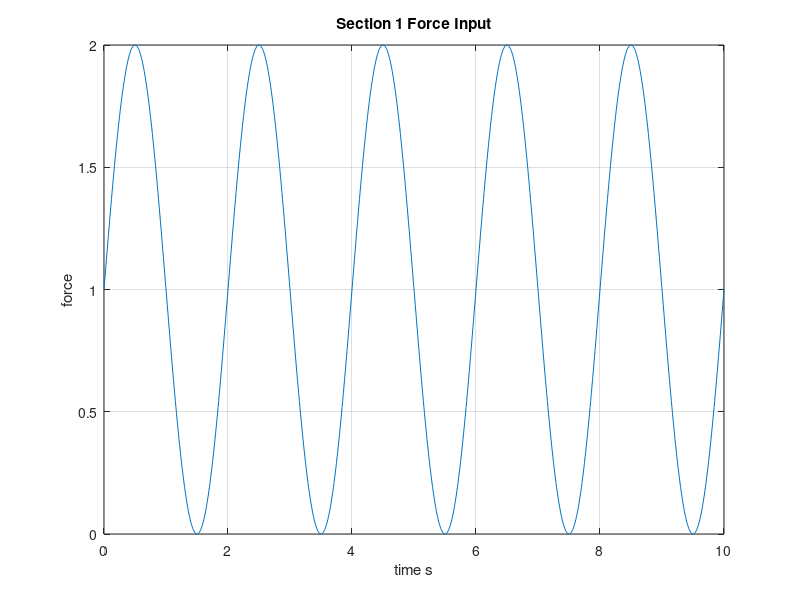

Recreate this plot in MATLAB. (Note: this script raises an error after producing the figure.)
%%part 1
dt = 0.01;
t = 0:dt:10;
%0.5 Hz sine wave to verify its done wel 
F1 = 1 + sin(2*pi*0.5*t);
figure;
plot(t,F1);
xlabel('time s');
ylabel('force');
title('Section 1 Force Input');
grid on;

%maxwell force funciton 
xR0 = 0;

[x1, xR1] = maxwellForced(F1, 1,   1, xR0, dt);
[x2, xR2] = maxwellForced(F1, 2,   1, xR0, dt);
[x3, xR3] = maxwellForced(F1, 0.5, 2, xR0, dt);
figure;
plot(t,x1); hold on;
plot(t,xR1);
plot(t,x2);
plot(t,xR2);
plot(t,x3);
plot(t,xR3);
xlabel('time s');
ylabel('length');
title('Maxwell Model Lengths');
legend('x: R=1,E=1','x_R: R=1,E=1', ...
       'x: R=2,E=1','x_R: R=2,E=1', ...
       'x: R=0.5,E=2','x_R: R=0.5,E=2');
grid on;

%increasing r reduces flow because of the derivative so larger r gives slower graph. smaller r
%gives faster graph. Increaesing E reduces the F/E step elastic
%displacement become smaller. in cyclic cycles the spring gives osicalltion
%changes in length hile the r becomes slower making it creep. 
%% section 2
% 0.5 Hz sine wave, min = -1, max = 1
F2 = sin(2*pi*0.5*t);

figure;
plot(t,F2);
xlabel('Time (s)');
ylabel('Force');
title('Section 2 Force Input');
grid on;

[x1_loop] = maxwellForced(F2, 1, 1, xR0, dt);
[x2_loop] = maxwellForced(F2, 2, 1, xR0, dt);
[x3_loop] = maxwellForced(F2, 1, 2, xR0, dt);

figure;
plot(x1_loop,F2); hold on;
plot(x2_loop,F2);
plot(x3_loop,F2);
xlabel('displacmenet x');
ylabel('force F');
title('maxwell force length loops');
legend('R=1,E=1','R=2,E=1','R=1,E=2');
grid on;

%increasing r reduces flow because of the derivative so larger r gives slower graph. smaller r
%gives faster graph. Increaesing E reduces the F/E step elastic
%displacement become smaller. in cyclic cycles the spring gives osicalltion
%changes in length hile the r becomes slower making it creep. 
%% section 3
F3 = zeros(size(t));
F3(t > 1) = 1;

figure;
plot(t,F3);
xlabel('time s');
ylabel('force');
title('section 3 step force');
grid on;
x0 = 0;
x_v1 = voigtForced(F3, 1, 1, dt, x0);
x_v2 = voigtForced(F3, 2, 1, dt, x0);
x_v3 = voigtForced(F3, 2, 2, dt, x0);
x_v4 = voigtForced(F3, 4, 2, dt, x0);
figure;
plot(t,x_v1); hold on;
plot(t,x_v2);
plot(t,x_v3);
plot(t,x_v4);
xlabel('time s');
ylabel('displacment x');
title('Voigt');
legend('R=1,E=1','R=2,E=1','R=2,E=2','R=4,E=2');
grid on;

% the response speed depends on E/R a larger E/R gives faster setteling and
% a smaller one is slower. THe equilib discplacment is found when dx/dt is
% 0. larger spring stiffness gives samller displacmenet 
%% section 4

F4 = sin(2*pi*2*t);

figure;
plot(t,F4);
xlabel('Time (s)');
ylabel('Force');
title('Section 4 Force Input');
grid on;

x_loop1 = voigtForced(F4, 1, 1, dt, x0);
x_loop2 = voigtForced(F4, 2, 1, dt, x0);
x_loop3 = voigtForced(F4, 1, 2, dt, x0);

figure;
plot(x_loop1,F4); hold on;
plot(x_loop2,F4);
plot(x_loop3,F4);
xlabel('Displacement x');
ylabel('Force F');
title('Voigt Force-Length Loops');
legend('R=1,E=1','R=2,E=1','R=1,E=2');
grid on;
%dashpot reistance chanes the loop becuase increase the lag between force
%and displacment makes it slower. which makes the hystersis loop wider and
%incrases are of loop more energy is lost. 
%% section 5
F5 = zeros(size(t));
F5(t > 1) = 1;

figure;
plot(t,F5);
xlabel('Time (s)');
ylabel('Force');
title('Section 5 Step Force');
grid on;

xR0 = 0;
x0  = 0;

[x_k1, xR_k1] = kelvinForced(F5, 1, 1, 1, xR0, x0, dt);
[x_k2, xR_k2] = kelvinForced(F5, 2, 1, 1, xR0, x0, dt);
[x_k3, xR_k3] = kelvinForced(F5, 2, 1, 2, xR0, x0, dt);
[x_k4, xR_k4] = kelvinForced(F5, 1, 2, 2, xR0, x0, dt);

figure;
plot(t,x_k1); hold on;
plot(t,x_k2);
plot(t,x_k3);
plot(t,x_k4);
xlabel('Time (s)');
ylabel('Displacement x');
title('Kelvin Body Creep Response');
legend('E1=1,E2=1,R=1', ...
       'E1=1,E2=1,R=2', ...
       'E1=1,E2=2,R=2', ...
       'E1=2,E2=2,R=1');
grid on;

%ratio e2/r control how quick the branch responds larger e2/r means faster
%responses and shorter time to steaed state. smaller e2/r is slower
%repsosne at equilibriu, the dashpot stops changing so e2 branch is not
%importnat to long term impact that will leave e1 to determine the final
%displacement larger e1 gives a smaller equilib lenght
